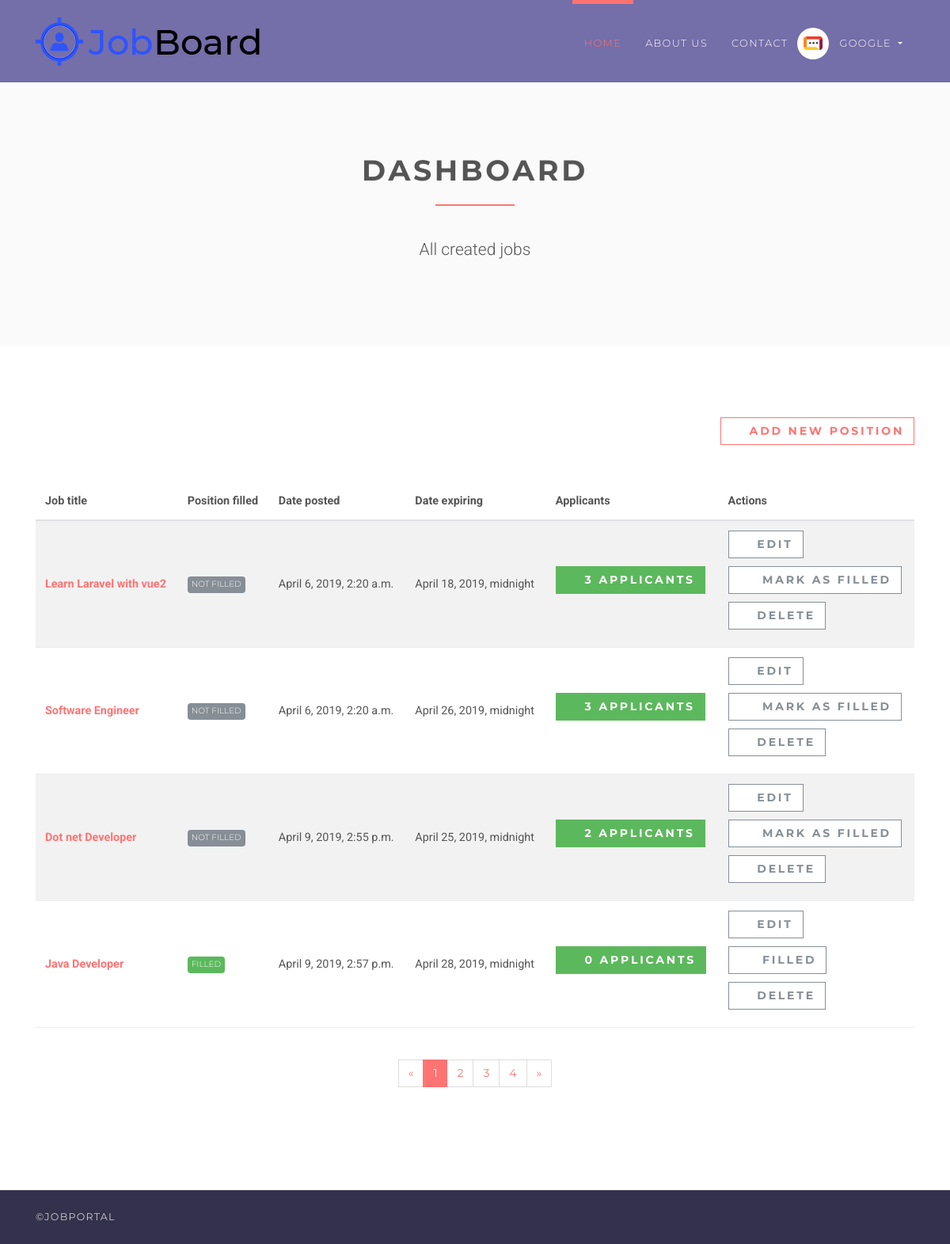
/employer/dashboard (signed in), run on the app's committed database.
### accounts/models.py (models this page shows, shortened)
class User(AbstractUser):
    username = None
    role = models.CharField(max_length=12, error_messages={
        'required': "Role must be provided"
    })
    gender = models.CharField(max_length=10, blank=True, null=True, default="")
    email = models.EmailField(unique=True, blank=False,
                              error_messages={
                                  'unique': "A user with that email already exists.",
                              })
    USERNAME_FIELD = "email"
    REQUIRED_FIELDS = []
    objects = UserManager()

### jobsapp/models.py (models this page shows, shortened)
class Job(models.Model):
    user = models.ForeignKey(User, on_delete=models.CASCADE)
    title = models.CharField(max_length=300)
    description = models.TextField()
    location = models.CharField(max_length=150)
    type = models.CharField(choices=JOB_TYPE, max_length=10)
    category = models.CharField(max_length=100)
    last_date = models.DateTimeField()
    company_name = models.CharField(max_length=100)
    company_description = models.CharField(max_length=300)
    website = models.CharField(max_length=100, default="")
    created_at = models.DateTimeField(default=timezone.now)
    filled = models.BooleanField(default=False)

### jobsapp/views/employer.py (the view)
# urls.py: path('', DashboardView.as_view(), name='employer-dashboard'),
class DashboardView(ListView):
    model = Job
    template_name = 'jobs/employer/dashboard.html'
    context_object_name = 'jobs'
    @method_decorator(login_required(login_url=reverse_lazy('accounts:login')))
    @method_decorator(user_is_employer)
    def dispatch(self, request, *args, **kwargs):
        return super().dispatch(self.request, *args, **kwargs)
    def get_queryset(self):
        return self.model.objects.filter(user_id=self.request.user.id)

### templates/jobs/employer/dashboard.html (shortened to what this page needs)
{% extends 'base.html' %}
{% load static %}
{% block content %}
    <section class="bg-light-gray">
        <div class="container">
            <div class="row">
                <div class="col-lg-8 mx-auto">
                    <h1 class="heading">dashboard</h1>
                    <p class="lead text-center">All created jobs</p>
                </div>
            </div>
        </div>
    </section>
    <section>
        <div class="container">
            <div class="row">
                <div class="col-lg-12 text-right mb-5"><a href="{% url 'jobs:employer-jobs-create' %}"
                                                          class="btn btn-outline-white-primary">
                    <i class="fa fa-plus"></i>Add new position</a></div>
                <div class="col-lg-12">
                    <div class="table-responsive">
                        <table class="table table-striped table-hover table-client-dashboard">
                            <thead>
                            <tr>
                                <th>Job title</th>
                                <th>Position filled</th>
                                <th>Date posted</th>
                                <th>Date expiring</th>
                                <th>Applicants</th>
                                <th>Actions</th>
                            </tr>
                            </thead>
                            <tbody>
                            {% for job in jobs %}
                                <tr>
                                    <th><a href="{% url 'jobs:jobs-detail' job.id %}">{{ job.title }}</a>
                                    </th>
                                    <td>
                                        {% if job.filled %}
                                            <span class="badge badge-success">Filled</span>
                                        {% else %}
                                            <span class="badge badge-secondary">Not Filled</span>
                                        {% endif %}
                                    </td>
                                    <td>{{ job.created_at }}</td>
                                    <td>{{ job.last_date }}</td>
                                    <td>
                                        <a href="{% url 'jobs:employer-dashboard-applicants' job.id %}"
                                           class="btn btn-success">
                                            <i class="fa fa-users"></i>{{ job.applicants.count }}
                                            <span class="hidden-xs hidden-sm">Applicants</span>
                                        </a>
                                    </td>
                                    <td>
                                        <a href="#" class="btn btn-outline-white-secondary">
                                            <i class="fa fa-edit"></i>Edit
                                        </a>
                                        <br>
                                        {% if job.filled %}
                                            <a href="{% url 'jobs:job-mark-filled' job.id %}"
                                               class="btn btn-outline-white-secondary">
                                                <i class="fa fa-check-circle-o"></i>
                                                <span class="hidden-xs hidden-sm">Filled</span>
                                            </a><br>
                                        {% else %}
                                            <a href="{% url 'jobs:job-mark-filled' job.id %}"
                                               class="btn btn-outline-white-secondary">
                                                <i class="fa fa-check-circle-o"></i>
                                                <span class="hidden-xs hidden-sm">Mark as </span>filled
                                            </a><br>
                                        {% endif %}
                                        <a href="#" class="btn btn-outline-white-secondary">
                                            <i class="fa fa-times-circle-o"></i>Delete
                                        </a>
                                    </td>
                                </tr>
                            {% endfor %}
                            </tbody>
                        </table>
                    </div>
                    <div class="pages">
                        <nav aria-label="Page navigation example" class="d-flex justify-content-center mt-4 mb-4">
                            <ul class="pagination">
                                <li class="page-item"><a href="#" aria-label="Previous" class="page-link"><span
                                        aria-hidden="true">«</span><span class="sr-only">Previous</span></a></li>
                                <li class="page-item active"><a href="#" class="page-link">1</a></li>
                                <li class="page-item"><a href="#" class="page-link">2</a></li>
                                <li class="page-item"><a href="#" class="page-link">3</a></li>
                                <li class="page-item"><a href="#" class="page-link">4</a></li>
                                <li class="page-item"><a href="#" aria-label="Next" class="page-link"><span
                                        aria-hidden="true">»</span><span class="sr-only">Next</span></a></li>
                            </ul>
                        </nav>
                    </div>
                </div>
            </div>
        </div>
    </section>
{% endblock %}

### templates/base.html (shortened to what this page needs)
{% load static %}
<!DOCTYPE html>
<html>
<head>
    <link rel="stylesheet"
          href="{% static 'vendor/bootstrap/css/bootstrap.min.css' %}">
    <link rel="stylesheet"
          href="{% static 'vendor/font-awesome/css/font-awesome.min.css' %}">
    <link rel="stylesheet"
          href="{% static 'vendor/owl.carousel/assets/owl.carousel.css' %}">
    <link rel="stylesheet"
          href="{% static 'vendor/owl.carousel/assets/owl.theme.default.css' %}">
    <link rel="stylesheet" href="{% static 'css/style.default.css' %}"
          id="theme-stylesheet">
    <link rel="stylesheet" href="{% static 'css/custom.css' %}">
</head>
<body>
<header class="header">
    <nav class="navbar navbar-expand-lg">
        <div class="container">
            <a href="/" class="navbar-brand">
                <img src="{% static 'img/logo.png' %}" alt="logo" class="d-none d-lg-block">
            </a>
            <div id="navbarSupportedContent" class="collapse navbar-collapse">
                <ul class="navbar-nav ml-auto">
                    <li class="nav-item active">
                        <a href="/" class="nav-link">Home <span class="sr-only">(current)</span></a>
                    </li>
                    <li class="nav-item">
                        <a href="#" class="nav-link">About Us</a>
                    </li>
                    <li class="nav-item">
                        <a href="#" class="nav-link">Contact</a>
                    </li>
                    {% if request.user.is_authenticated and request.user.role == 'employer' %}
                        <li class="nav-item dropdown">
                            <a id="clientZone" href="#" data-toggle="dropdown"
                               aria-haspopup="true" aria-expanded="false"
                               class="nav-link dropdown-toggle has-img mb-3 mb-lg-0 mt-3 mt-lg-0">
                                <div class="client-menu-image">
                                    <div class="inner">
                                        <img src="{% static 'img/company-1.png' %}"
                                             alt="company image"
                                             class="img-fluid">
                                    </div>
                                </div>
                                {% if request.user.role == 'employee' %}
                                    {{ request.user.first_name }} {{ request.user.last_name }}
                                {% else %}
                                    {{ request.user.first_name }}
                                {% endif %}
                            </a>
                        </li>
                    {% endif %}
                </ul>
            </div>
        </div>
    </nav>
</header>
<div>
    {% block content %} {% endblock %}
</div>
<footer class="footer">
    <div class="footer__copyright">
        <div class="container">
            <div class="row">
                <div class="col-md-6 text-md-left text-center">
                    <p>&copy;JobPortal</p>
                </div>
            </div>
        </div>
    </div>
</footer>
</body>
</html>

### data on the page
User: user.first_name "GOOGLE"
Job: title "Learn Laravel with vue2", filled "NOT FILLED", created_at "April 6, 2019, 2:20 a.m.", last_date "April 18, 2019, midnight", applicants.count "3"
Job: title "Software Engineer", filled "NOT FILLED", created_at "April 6, 2019, 2:20 a.m.", last_date "April 26, 2019, midnight", applicants.count "3"
Job: title "Dot net Developer", filled "NOT FILLED", created_at "April 9, 2019, 2:55 p.m.", last_date "April 25, 2019, midnight", applicants.count "2"
Job: title "Java Developer", filled "FILLED", created_at "April 9, 2019, 2:57 p.m.", last_date "April 28, 2019, midnight", applicants.count "0"
